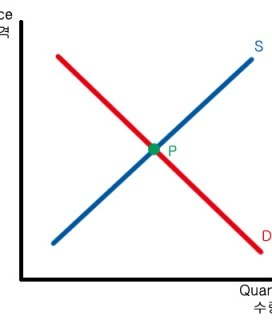
#> input picture CHAPTER8/images/rotate.jpg, 272 x 320 px, found by its file name
$ python 06.rotation2.py
#> lines starting #> are read from the running program, lines starting #| are printed output that depends on the picture
import numpy as np, cv2
import math
from Common.interpolation import rotate_pt, contain

def calc_angle(pt):
    d1 = np.subtract(pts[1], pts[0])
    d2 = np.subtract(pts[2], pts[0])
    angle1 = cv2.fastAtan2(float(d1[1]), float(d1[0]))
    angle2 = cv2.fastAtan2(float(d2[1]), float(d2[0]))
    return (angle2 - angle1)

def draw_point(x, y):
    pts.append([x, y])
    print("좌표:", len(pts), [x, y])
    cv2.circle(tmp, (x, y), 2, 255, 2)  # 중심 좌표 표시
    cv2.imshow("image", tmp)

def onMouse(event, x, y, flags, param):
    global tmp, pts
    if (event == cv2.EVENT_LBUTTONUP and len(pts) == 0): draw_point(x, y)
    if (event == cv2.EVENT_LBUTTONDOWN and len(pts) == 1): draw_point(x, y)
    if (event == cv2.EVENT_LBUTTONUP and len(pts) == 2): draw_point(x, y)

    if len(pts) == 3:
        angle = calc_angle(pts)
        print("회전각: %3.2f" % angle)
        dst = rotate_pt(image, angle, pts[0])
        cv2.imshow("image", dst)
        tmp = np.copy(image)
        pts = []

image = cv2.imread("images/rotate.jpg", cv2.IMREAD_GRAYSCALE)
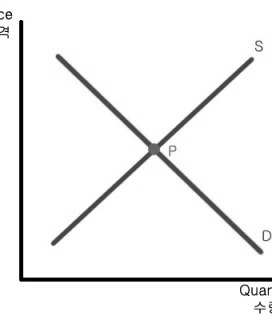
#> image: shape (320, 272); min 0, max 255, mean 242.1
if image is None: raise Exception("영상파일 읽기 에러")
tmp = np.copy(image)
pts = []

cv2.imshow("image", image)
cv2.setMouseCallback("image", onMouse, 0)
cv2.waitKey(0)
